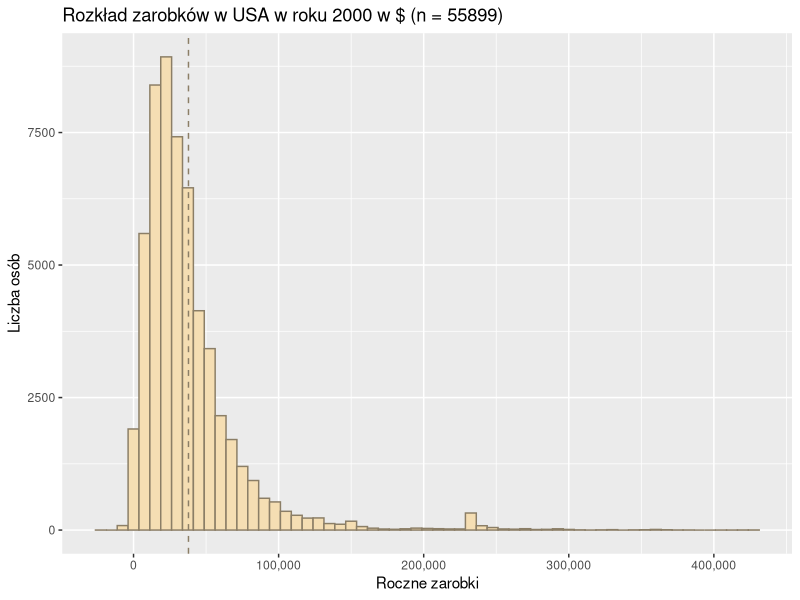
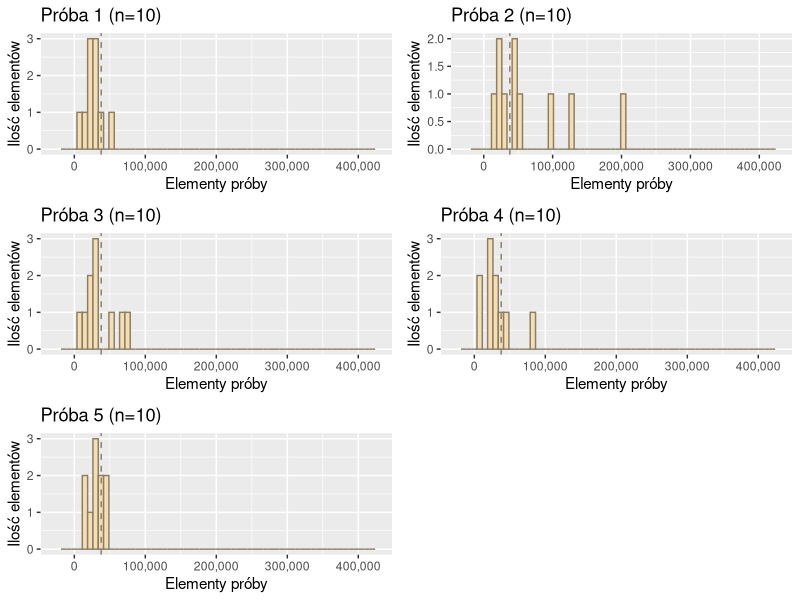
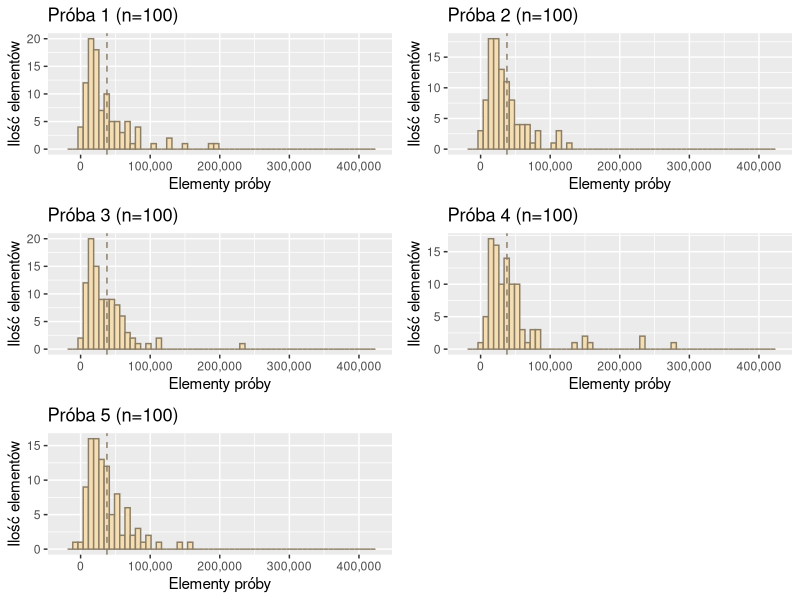
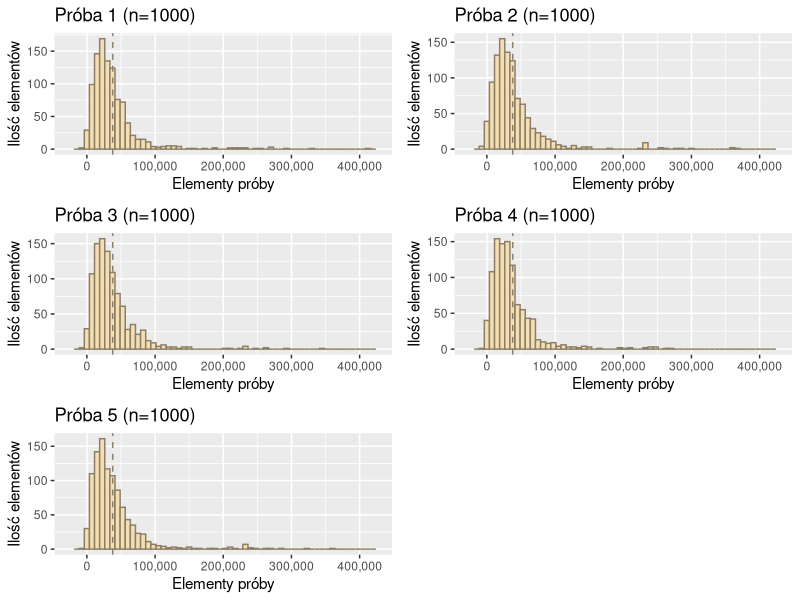
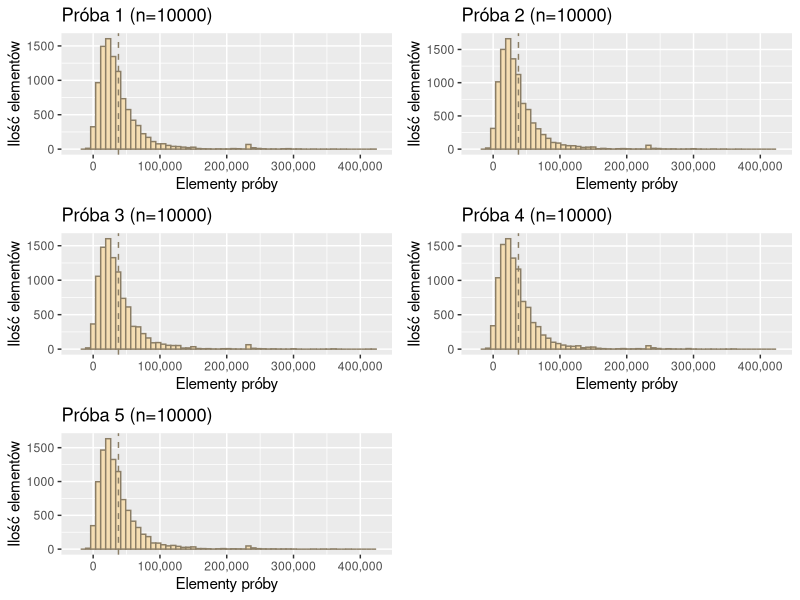
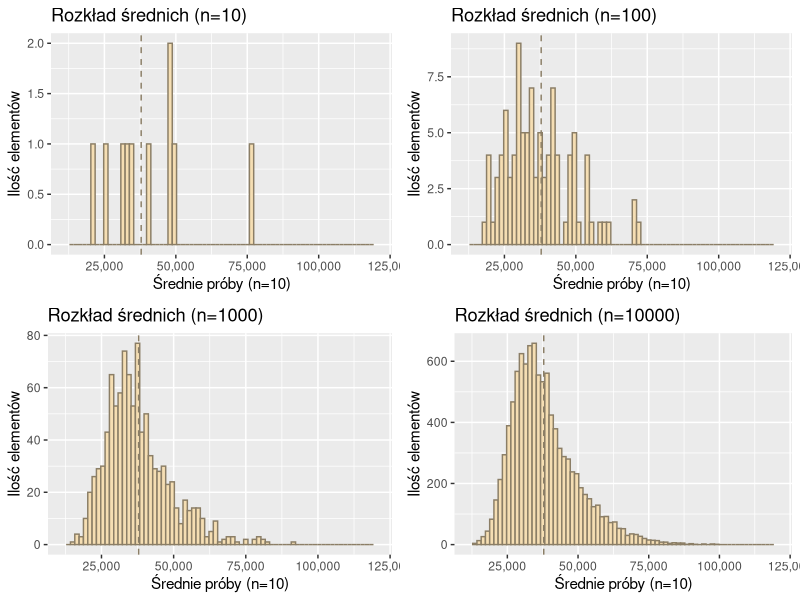
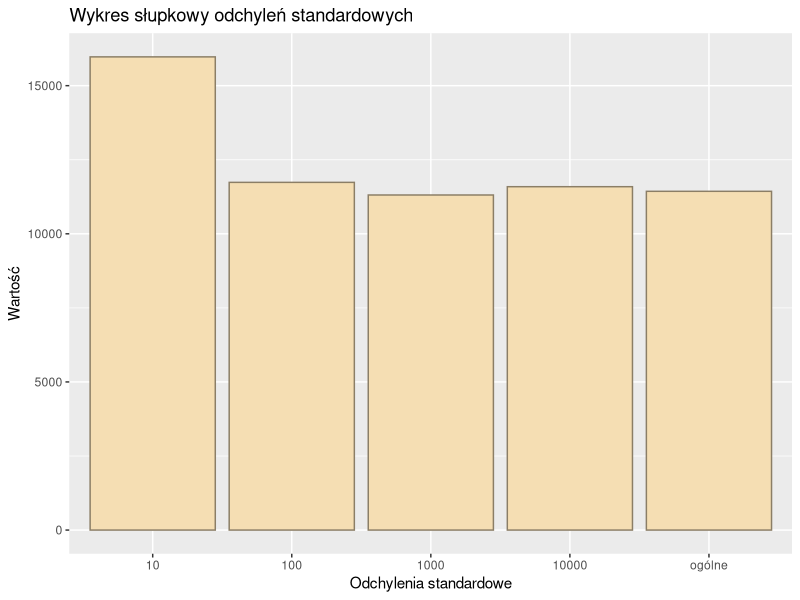
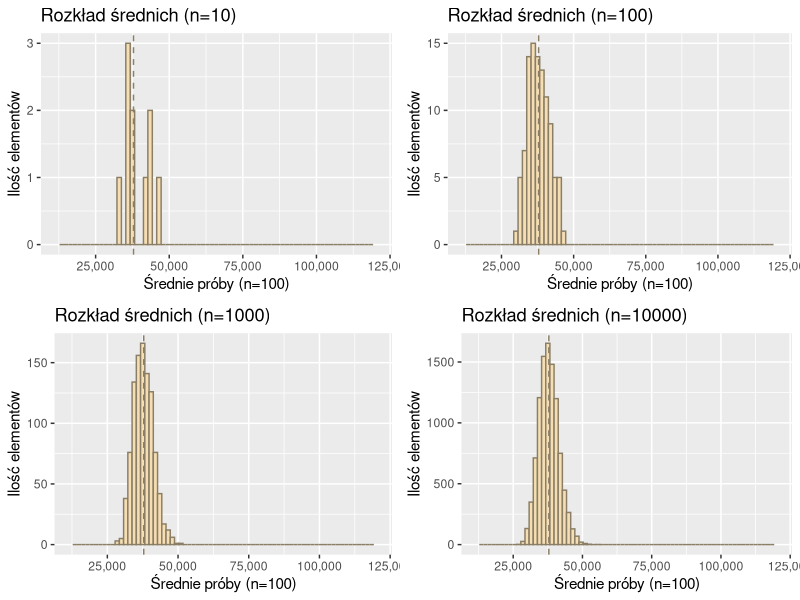

Reproduce these figures in R, in order. (Note: this script raises an error after producing the figures.)
## ---- chunk 1
knitr::opts_chunk$set(echo = TRUE)
## ---- chunk 2
data <- read.table('income.txt') #odczytanie pliku z folderu
colnames(data) = c('id', 'age', 'education', 'sex', 'salary', 'sector') #zmiana nazw kolumn dla większej czytelności
## ---- chunk 3
zarobki <- data$salary #tworzę wektor jedynie z wartościami zarobków z całej tabeli danych i to na niej będę pracować
set.seed(438) #ustawiam seed, aby za każdym razem pojawiały się te same wyniki losowań
pr1a <- sample(zarobki, 10) #przypisuję losowania do pięciu różnych zmiennych
pr1b <- sample(zarobki, 10)
pr1c <- sample(zarobki, 10)
pr1d <- sample(zarobki, 10)
pr1e <- sample(zarobki, 10)
## ---- chunk 4
set.seed(400) #jw
pr2a <- sample(zarobki, 100)
pr2b <- sample(zarobki, 100)
pr2c <- sample(zarobki, 100)
pr2d <- sample(zarobki, 100)
pr2e <- sample(zarobki, 100)
## ---- chunk 5
set.seed(645) #jw
pr3a <- sample(zarobki, 1000)
pr3b <- sample(zarobki, 1000)
pr3c <- sample(zarobki, 1000)
pr3d <- sample(zarobki, 1000)
pr3e <- sample(zarobki, 1000)
## ---- chunk 6
set.seed(983) #jw
pr4a <- sample(zarobki, 10000)
pr4b <- sample(zarobki, 10000)
pr4c <- sample(zarobki, 10000)
pr4d <- sample(zarobki, 10000)
pr4e <- sample(zarobki, 10000)
## ---- chunk 7
library(ggplot2) #biblioteka do tworzenia wykresów
library(scales) #biblioteka aby nie używać naukowego oznaczenia osi
ggplot(data, aes(x=salary)) + #tworzę wykres, określam tabelę danych oraz oś x
  geom_histogram(binwidth = 7500, color='wheat4', fill='wheat') + #wybieram szerokość słupków i kolor
  geom_vline(aes(xintercept=mean(salary)), linetype='dashed', color = 'wheat4') + #dodaję linię wskazującą średnią
  labs(title='Rozkład zarobków w USA w roku 2000 w $ (n = 55899)', x = 'Roczne zarobki', y = 'Liczba osób') + #nadaję tytuły osi oraz wykresu
  scale_x_continuous(labels=comma) #usuwam notację naukową
## ---- chunk 8
library(ggpubr) #biblioteka aby móc kilka wykresów w jednym miejscu mieć
#wszystkie wykresy, również w dalszej części kodu analogicznie

a1 <- ggplot() + #tworzę wykres
  aes(pr1a) + #określam wektor, który będzie osią x
  geom_histogram(color='wheat4', fill='wheat', binwidth=7500) + #tworzę histogram, jego szerokość słupków i kolor
  labs(title="Próba 1 (n=10)", x="Elementy próby", y="Ilość elementów") + #nadaję tytuły
  geom_vline(aes(xintercept=mean(zarobki)), linetype='dashed', color = 'wheat4') + #linia pionowa wyznaczająca średnią
  scale_x_continuous(labels=comma, limits=c(min(zarobki), max(zarobki))) #usuwam notację naukową oraz ustawiam limit osi x na minimalną i maksymalną wartość wszystkich zarobków

b1 <- ggplot() +
  aes(pr1b) +
  geom_histogram(color='wheat4', fill='wheat', binwidth=7500) +
  labs(title="Próba 2 (n=10)", x="Elementy próby", y="Ilość elementów") +
  geom_vline(aes(xintercept=mean(zarobki)), linetype='dashed', color = 'wheat4') +
  scale_x_continuous(labels=comma, limits=c(min(zarobki), max(zarobki)))

c1 <- ggplot() +
  aes(pr1c) +
  geom_histogram(color='wheat4', fill='wheat', binwidth=7500) +
  labs(title="Próba 3 (n=10)", x="Elementy próby", y="Ilość elementów") +
  geom_vline(aes(xintercept=mean(zarobki)), linetype='dashed', color = 'wheat4') +
  scale_x_continuous(labels=comma, limits=c(min(zarobki), max(zarobki)))

d1 <- ggplot() +
  aes(pr1d) +
  geom_histogram(color='wheat4', fill='wheat', binwidth=7500) +
  labs(title="Próba 4 (n=10)", x="Elementy próby", y="Ilość elementów") +
  geom_vline(aes(xintercept=mean(zarobki)), linetype='dashed', color = 'wheat4') +
  scale_x_continuous(labels=comma, limits=c(min(zarobki), max(zarobki)))

e1 <- ggplot() +
  aes(pr1e) +
  geom_histogram(color='wheat4', fill='wheat', binwidth=7500) +
  labs(title="Próba 5 (n=10)", x="Elementy próby", y="Ilość elementów") +
  geom_vline(aes(xintercept=mean(zarobki)), linetype='dashed', color = 'wheat4') +
  scale_x_continuous(labels=comma, limits=c(min(zarobki), max(zarobki)))

ggarrange(a1, b1, c1, d1, e1, ncol=2, nrow=3) #ustawiam wykresy na mniejszej powierzchni
## ---- chunk 9
#jw
a2 <- ggplot() +
  aes(pr2a) +
  geom_histogram(color='wheat4', fill='wheat', binwidth=7500) +
  labs(title="Próba 1 (n=100)", x="Elementy próby", y="Ilość elementów") +
  geom_vline(aes(xintercept=mean(zarobki)), linetype='dashed', color = 'wheat4') +
  scale_x_continuous(labels=comma, limits=c(min(zarobki), max(zarobki)))

b2 <- ggplot() +
  aes(pr2b) +
  geom_histogram(color='wheat4', fill='wheat', binwidth=7500) +
  labs(title="Próba 2 (n=100)", x="Elementy próby", y="Ilość elementów") +
  geom_vline(aes(xintercept=mean(zarobki)), linetype='dashed', color = 'wheat4') +
  scale_x_continuous(labels=comma, limits=c(min(zarobki), max(zarobki)))

c2 <- ggplot() +
  aes(pr2c) +
  geom_histogram(color='wheat4', fill='wheat', binwidth=7500) +
  labs(title="Próba 3 (n=100)", x="Elementy próby", y="Ilość elementów") +
  geom_vline(aes(xintercept=mean(zarobki)), linetype='dashed', color = 'wheat4') +
  scale_x_continuous(labels=comma, limits=c(min(zarobki), max(zarobki)))

d2 <- ggplot() +
  aes(pr2d) +
  geom_histogram(color='wheat4', fill='wheat', binwidth=7500) +
  labs(title="Próba 4 (n=100)", x="Elementy próby", y="Ilość elementów") +
  geom_vline(aes(xintercept=mean(zarobki)), linetype='dashed', color = 'wheat4') +
  scale_x_continuous(labels=comma, limits=c(min(zarobki), max(zarobki)))

e2 <- ggplot() +
  aes(pr2e) +
  geom_histogram(color='wheat4', fill='wheat', binwidth=7500) +
  labs(title="Próba 5 (n=100)", x="Elementy próby", y="Ilość elementów") +
  geom_vline(aes(xintercept=mean(zarobki)), linetype='dashed', color = 'wheat4') +
  scale_x_continuous(labels=comma, limits=c(min(zarobki), max(zarobki)))

ggarrange(a2, b2, c2, d2, e2, ncol=2, nrow=3)
## ---- chunk 10
#jw
a3 <- ggplot() +
  aes(pr3a) +
  geom_histogram(color='wheat4', fill='wheat', binwidth=7500) +
  labs(title="Próba 1 (n=1000)", x="Elementy próby", y="Ilość elementów") +
  geom_vline(aes(xintercept=mean(zarobki)), linetype='dashed', color = 'wheat4') +
  scale_x_continuous(labels=comma, limits=c(min(zarobki), max(zarobki)))

b3 <- ggplot() +
  aes(pr3b) +
  geom_histogram(color='wheat4', fill='wheat', binwidth=7500) +
  labs(title="Próba 2 (n=1000)", x="Elementy próby", y="Ilość elementów") +
  geom_vline(aes(xintercept=mean(zarobki)), linetype='dashed', color = 'wheat4') +
  scale_x_continuous(labels=comma, limits=c(min(zarobki), max(zarobki)))

c3 <- ggplot() +
  aes(pr3c) +
  geom_histogram(color='wheat4', fill='wheat', binwidth=7500) +
  labs(title="Próba 3 (n=1000)", x="Elementy próby", y="Ilość elementów") +
  geom_vline(aes(xintercept=mean(zarobki)), linetype='dashed', color = 'wheat4') +
  scale_x_continuous(labels=comma, limits=c(min(zarobki), max(zarobki)))

d3 <- ggplot() +
  aes(pr3d) +
  geom_histogram(color='wheat4', fill='wheat', binwidth=7500) +
  labs(title="Próba 4 (n=1000)", x="Elementy próby", y="Ilość elementów") +
  geom_vline(aes(xintercept=mean(zarobki)), linetype='dashed', color = 'wheat4') +
  scale_x_continuous(labels=comma, limits=c(min(zarobki), max(zarobki)))

e3 <- ggplot() +
  aes(pr3e) +
  geom_histogram(color='wheat4', fill='wheat', binwidth=7500) +
  labs(title="Próba 5 (n=1000)", x="Elementy próby", y="Ilość elementów") +
  geom_vline(aes(xintercept=mean(zarobki)), linetype='dashed', color = 'wheat4') +
  scale_x_continuous(labels=comma, limits=c(min(zarobki), max(zarobki)))

ggarrange(a3, b3, c3, d3, e3, ncol=2, nrow=3)
## ---- chunk 11
#jw
a4 <- ggplot() +
  aes(pr4a) +
  geom_histogram(color='wheat4', fill='wheat', binwidth = 7500) +
  labs(title="Próba 1 (n=10000)", x="Elementy próby", y="Ilość elementów") +
  geom_vline(aes(xintercept=mean(zarobki)), linetype='dashed', color = 'wheat4') +
  scale_x_continuous(labels=comma, limits=c(min(zarobki), max(zarobki)))

b4 <- ggplot() +
  aes(pr4b) +
  geom_histogram(color='wheat4', fill='wheat', binwidth = 7500) +
  labs(title="Próba 2 (n=10000)", x="Elementy próby", y="Ilość elementów") +
  geom_vline(aes(xintercept=mean(zarobki)), linetype='dashed', color = 'wheat4') +
  scale_x_continuous(labels=comma, limits=c(min(zarobki), max(zarobki)))

c4 <- ggplot() +
  aes(pr4c) +
  geom_histogram(color='wheat4', fill='wheat', binwidth = 7500) +
  labs(title="Próba 3 (n=10000)", x="Elementy próby", y="Ilość elementów") +
  geom_vline(aes(xintercept=mean(zarobki)), linetype='dashed', color = 'wheat4') +
  scale_x_continuous(labels=comma, limits=c(min(zarobki), max(zarobki)))

d4 <- ggplot() +
  aes(pr4d) +
  geom_histogram(color='wheat4', fill='wheat', binwidth = 7500) +
  labs(title="Próba 4 (n=10000)", x="Elementy próby", y="Ilość elementów") +
  geom_vline(aes(xintercept=mean(zarobki)), linetype='dashed', color = 'wheat4') +
  scale_x_continuous(labels=comma, limits=c(min(zarobki), max(zarobki)))

e4 <- ggplot() +
  aes(pr4e) +
  geom_histogram(color='wheat4', fill='wheat', binwidth = 7500) +
  labs(title="Próba 5 (n=10000)", x="Elementy próby", y="Ilość elementów") +
  geom_vline(aes(xintercept=mean(zarobki)), linetype='dashed', color = 'wheat4') +
  scale_x_continuous(labels=comma, limits=c(min(zarobki), max(zarobki)))

ggarrange(a4, b4, c4, d4, e4, ncol=2, nrow=3)
## ---- chunk 12
set.seed(576) #ustawiam seed do losowania
ah1 <- replicate(10, sample(zarobki, 10)) #tworzę macierz, każda kolumna to jedno losowanie
ah1 <- apply(ah1, 2, mean) #liczę średnią kolumn
bh1 <- replicate(100, sample(zarobki, 10)) #jw
bh1 <- apply(bh1, 2, mean) #jw
ch1 <- replicate(1000, sample(zarobki, 10)) #jw
ch1 <- apply(ch1, 2, mean) #jw
dh1 <- replicate(10000, sample(zarobki, 10)) #jw
dh1 <- apply(dh1, 2, mean) #jw
## ---- chunk 13
minimum_10 <- min(ah1, bh1, ch1, dh1) #zapisuję minimalną i maksymalną wartość ze wszystkich średnich i wykorzystuję ję później do określenia skali osi x
maximum_10 <- max(ah1, bh1, ch1, dh1)
sda1 <- sd(ah1) #obliczam odchylenie standardowe każdej próbki, a także odchylenie standardowe populacji i to odchylenie z wzoru
sdb1 <- sd(bh1)
sdc1 <- sd(ch1)
sdd1 <- sd(dh1)
sd <- sd(zarobki)
sd1 <- sd/sqrt(10)
## ---- chunk 14
#histogramy analogiczne do poprzenich, ze zmienioną szerokością słupków oraz limits, a takze tytułami
aw1 <- ggplot() +
  aes(ah1) +
  geom_histogram(color='wheat4', fill='wheat', binwidth = 1500) +
  labs(title="Rozkład średnich (n=10)", x="Średnie próby (n=10)", y="Ilość elementów") +
  geom_vline(aes(xintercept=mean(zarobki)), linetype='dashed', color = 'wheat4') +
  scale_x_continuous(labels=comma, limits=c(minimum_10, maximum_10))

bw1 <- ggplot() +
  aes(bh1) +
  geom_histogram(color='wheat4', fill='wheat', binwidth = 1500) +
  labs(title="Rozkład średnich (n=100)", x="Średnie próby (n=10)", y="Ilość elementów") +
  geom_vline(aes(xintercept=mean(zarobki)), linetype='dashed', color = 'wheat4') +
  scale_x_continuous(labels=comma, limits=c(minimum_10, maximum_10)) 

cw1 <- ggplot() +
  aes(ch1) +
  geom_histogram(color='wheat4', fill='wheat', binwidth = 1500) +
  labs(title="Rozkład średnich (n=1000)", x="Średnie próby (n=10)", y="Ilość elementów") +
  geom_vline(aes(xintercept=mean(zarobki)), linetype='dashed', color = 'wheat4') +
  scale_x_continuous(labels=comma, limits=c(minimum_10, maximum_10))

dw1 <- ggplot() +
  aes(dh1) +
  geom_histogram(color='wheat4', fill='wheat', binwidth = 1500) +
  labs(title="Rozkład średnich (n=10000)", x="Średnie próby (n=10)", y="Ilość elementów") +
  geom_vline(aes(xintercept=mean(zarobki)), linetype='dashed', color = 'wheat4') +
  scale_x_continuous(labels=comma, limits=c(minimum_10, maximum_10))

ggarrange(aw1, bw1, cw1, dw1, ncol=2, nrow=2)
## ---- chunk 15
ggplot() + 
  aes(x=c("ogólne", 10, 100, 1000, 10000), y=c(sd1, sda1, sdb1, sdc1, sdd1)) + #ustalam oś x i y dla danych odchyleń standardowych, aby wysokość słubka była wyznaczona przez wartość odchylenia
  geom_bar(color='wheat4', fill='wheat', stat="identity") + #do tego służy w tym miejscu stat=identity
  labs(title="Wykres słupkowy odchyleń standardowych", x="Odchylenia standardowe", y="Wartość")
## ---- chunk 16
#wykonuję obliczenie jaki procent elementów znajduje się w powyższych zbiorach i wpisuję do zmiennej dla konkretnych próbek
ga1.1.1 <- sum(abs(ah1-mean(zarobki))<sd1)/10 *100
ga1.2.1 <- sum(abs(ah1-mean(zarobki))<sda1)/10 * 100
ga1.1.2 <- sum(abs(ah1-mean(zarobki))<2 * sd1)/10 *100
ga1.2.2 <- sum(abs(ah1-mean(zarobki))<2 * sda1)/10 *100
ga1.1.3 <- sum(abs(ah1-mean(zarobki))<3 * sd1)/10 *100
ga1.2.3 <- sum(abs(ah1-mean(zarobki))<3 * sda1)/10 *100
gb1.1.1 <- sum(abs(bh1-mean(zarobki))<sd1)/100 * 100
gb1.2.1 <- sum(abs(bh1-mean(zarobki))<sdb1)/100 * 100
gb1.1.2 <- sum(abs(bh1-mean(zarobki))<2 * sd1)/100 *100
gb1.2.2 <- sum(abs(bh1-mean(zarobki))<2 * sdb1)/100 *100
gb1.1.3 <- sum(abs(bh1-mean(zarobki))<3 * sd1)/100 *100
gb1.2.3 <- sum(abs(bh1-mean(zarobki))<3 * sdb1)/100 *100
gc1.1.1 <- sum(abs(ch1-mean(zarobki))<sd1)/1000 * 100
gc1.2.1 <- sum(abs(ch1-mean(zarobki))<sdc1)/1000 * 100
gc1.1.2 <- sum(abs(ch1-mean(zarobki))<2 * sd1)/1000 *100
gc1.2.2 <- sum(abs(ch1-mean(zarobki))<2 *sdc1)/1000 *100
gc1.1.3 <- sum(abs(ch1-mean(zarobki))<3 * sd1)/1000 *100
gc1.2.3 <- sum(abs(ch1-mean(zarobki))<3 * sdc1)/1000 *100
gd1.1.1 <- sum(abs(dh1-mean(zarobki))<sd1)/10000 * 100
gd1.2.1 <- sum(abs(dh1-mean(zarobki))<sdd1)/10000 * 100
gd1.1.2 <- sum(abs(dh1-mean(zarobki))<2 * sd1)/10000 *100
gd1.2.2 <- sum(abs(dh1-mean(zarobki))<2 * sdd1)/10000 *100
gd1.1.3 <- sum(abs(dh1-mean(zarobki))<3 * sd1)/10000 *100
gd1.2.3 <- sum(abs(dh1-mean(zarobki))<3 * sdd1)/10000 *100
## ---- chunk 17
#jw
ah2 <- replicate(10, sample(zarobki, 100))
ah2 <- apply(ah2, 2, mean)
bh2 <- replicate(100, sample(zarobki, 100))
bh2 <- apply(bh2, 2, mean)
ch2 <- replicate(1000, sample(zarobki, 100))
ch2 <- apply(ch2, 2, mean)
dh2 <- replicate(10000, sample(zarobki, 100))
dh2 <- apply(dh2, 2, mean)
## ---- chunk 18
#jw
minimum_100 = min(ah2, bh2, ch2, dh2)
maximum_100 = max(ah2, bh2, ch2, dh2)
sda2 <- sd(ah2)
sdb2 <- sd(bh2)
sdc2 <- sd(ch2)
sdd2 <- sd(dh2)
sd2 <- sd/sqrt(100)
## ---- chunk 19
#jw
aw2.1 <- ggplot() +
  aes(ah2) +
  geom_histogram(color='wheat4', fill='wheat', binwidth = 1500) +
  labs(title="Rozkład średnich (n=10)", x="Średnie próby (n=100)", y="Ilość elementów") +
  geom_vline(aes(xintercept=mean(zarobki)), linetype='dashed', color = 'wheat4') +
  scale_x_continuous(labels=comma, limits=c(minimum_10, maximum_10))

bw2.1 <- ggplot() +
  aes(bh2) +
  geom_histogram(color='wheat4', fill='wheat', binwidth = 1500) +
  labs(title="Rozkład średnich (n=100)", x="Średnie próby (n=100)", y="Ilość elementów") +
  geom_vline(aes(xintercept=mean(zarobki)), linetype='dashed', color = 'wheat4') +
  scale_x_continuous(labels=comma, limits=c(minimum_10, maximum_10))

cw2.1 <- ggplot() +
  aes(ch2) +
  geom_histogram(color='wheat4', fill='wheat', binwidth = 1500) +
  labs(title="Rozkład średnich (n=1000)", x="Średnie próby (n=100)", y="Ilość elementów") +
  geom_vline(aes(xintercept=mean(zarobki)), linetype='dashed', color = 'wheat4') +
  scale_x_continuous(labels=comma, limits=c(minimum_10, maximum_10))

dw2.1 <- ggplot() +
  aes(dh2) +
  geom_histogram(color='wheat4', fill='wheat', binwidth = 1500) +
  labs(title="Rozkład średnich (n=10000)", x="Średnie próby (n=100)", y="Ilość elementów") +
  geom_vline(aes(xintercept=mean(zarobki)), linetype='dashed', color = 'wheat4') +
  scale_x_continuous(labels=comma, limits=c(minimum_10, maximum_10))

ggarrange(aw2.1, bw2.1, cw2.1, dw2.1, ncol=2, nrow=2)
## ---- chunk 20
#jw
aw2 <- ggplot() +
  aes(ah2) +
  geom_histogram(color='wheat4', fill='wheat', binwidth = 1000) +
  labs(title="Rozkład średnich (n=10)", x="Średnie próby (n=100)", y="Ilość elementów") +
  geom_vline(aes(xintercept=mean(zarobki)), linetype='dashed', color = 'wheat4') +
  scale_x_continuous(labels=comma, limits=c(minimum_100, maximum_100))

bw2 <- ggplot() +
  aes(bh2) +
  geom_histogram(color='wheat4', fill='wheat', binwidth = 1000) +
  labs(title="Rozkład średnich (n=100)", x="Średnie próby (n=100)", y="Ilość elementów") +
  geom_vline(aes(xintercept=mean(zarobki)), linetype='dashed', color = 'wheat4') +
  scale_x_continuous(labels=comma, limits=c(minimum_100, maximum_100))

cw2 <- ggplot() +
  aes(ch2) +
  geom_histogram(color='wheat4', fill='wheat', binwidth = 1000) +
  labs(title="Rozkład średnich (n=1000)", x="Średnie próby (n=100)", y="Ilość elementów") +
  geom_vline(aes(xintercept=mean(zarobki)), linetype='dashed', color = 'wheat4') +
  scale_x_continuous(labels=comma, limits=c(minimum_100, maximum_100))

dw2 <- ggplot() +
  aes(dh2) +
  geom_histogram(color='wheat4', fill='wheat', binwidth = 1000) +
  labs(title="Rozkład średnich (n=10000)", x="Średnie próby (n=100)", y="Ilość elementów") +
  geom_vline(aes(xintercept=mean(zarobki)), linetype='dashed', color = 'wheat4') +
  scale_x_continuous(labels=comma, limits=c(minimum_100, maximum_100))

ggarrange(aw2, bw2, cw2, dw2, ncol=2, nrow=2)
## ---- chunk 21
#jw
ggplot() + 
  aes(x=c("ogólne", 10, 100, 1000, 10000), y=c(sd2, sda2, sdb2, sdc2, sdd2)) + 
  geom_bar(color='wheat4', fill='wheat', stat="identity") + 
  labs(title="Wykres słupkowy odchyleń standardowych", x="Odchylenia standardowe", y="Wartość")
## ---- chunk 22
#jw
ga2.1.1 <- sum(abs(ah2-mean(zarobki))<sd2)/10 *100
ga2.2.1 <- sum(abs(ah2-mean(zarobki))<sda2)/10 * 100
ga2.1.2 <- sum(abs(ah2-mean(zarobki))<2 * sd2)/10 *100
ga2.2.2 <- sum(abs(ah2-mean(zarobki))<2 * sda2)/10 *100
ga2.1.3 <- sum(abs(ah2-mean(zarobki))<3 * sd2)/10 *100
ga2.2.3 <- sum(abs(ah2-mean(zarobki))<3 * sda2)/10 *100
gb2.1.1 <- sum(abs(bh2-mean(zarobki))<sd2)/100 * 100
gb2.2.1 <- sum(abs(bh2-mean(zarobki))<sdb2)/100 * 100
gb2.1.2 <- sum(abs(bh2-mean(zarobki))<2 * sd2)/100 *100
gb2.2.2 <- sum(abs(bh2-mean(zarobki))<2 * sdb2)/100 *100
gb2.1.3 <- sum(abs(bh2-mean(zarobki))<3 * sd2)/100 *100
gb2.2.3 <- sum(abs(bh2-mean(zarobki))<3 * sdb2)/100 *100
gc2.1.1 <- sum(abs(ch2-mean(zarobki))<sd2)/1000 * 100
gc2.2.1 <- sum(abs(ch2-mean(zarobki))<sdc2)/1000 * 100
gc2.1.2 <- sum(abs(ch2-mean(zarobki))<2 * sd2)/1000 *100
gc2.2.2 <- sum(abs(ch2-mean(zarobki))<2 *sdc2)/1000 *100
gc2.1.3 <- sum(abs(ch2-mean(zarobki))<3 * sd2)/1000 *100
gc2.2.3 <- sum(abs(ch2-mean(zarobki))<3 * sdc2)/1000 *100
gd2.1.1 <- sum(abs(dh2-mean(zarobki))<sd2)/10000 * 100
gd2.2.1 <- sum(abs(dh2-mean(zarobki))<sdd2)/10000 * 100
gd2.1.2 <- sum(abs(dh2-mean(zarobki))<2 * sd2)/10000 *100
gd2.2.2 <- sum(abs(dh2-mean(zarobki))<2 * sdd2)/10000 *100
gd2.1.3 <- sum(abs(dh2-mean(zarobki))<3 * sd2)/10000 *100
gd2.2.3 <- sum(abs(dh2-mean(zarobki))<3 * sdd2)/10000 *100
## ---- chunk 23
#jw
ah3 <- replicate(10, sample(zarobki, 1000))
ah3 <- apply(ah3, 2, mean)
bh3 <- replicate(100, sample(zarobki, 1000))
bh3 <- apply(bh3, 2, mean)
ch3 <- replicate(1000, sample(zarobki, 1000))
ch3 <- apply(ch3, 2, mean)
dh3 <- replicate(10000, sample(zarobki, 1000))
dh3 <- apply(dh3, 2, mean)
## ---- chunk 24
#jw
minimum_1000 <- min(ah3, bh3, ch3, dh3)
maximum_1000 <- max(ah3, bh3, ch3, dh3)
sda3 <- sd(ah3)
sdb3 <- sd(bh3)
sdc3 <- sd(ch3)
sdd3 <- sd(dh3)
sd3 <- sd/sqrt(1000)
## ---- chunk 25
#jw
aw3.1 <- ggplot() +
  aes(ah3) +
  geom_histogram(color='wheat4', fill='wheat', binwidth = 1500) +
  labs(title="Rozkład średnich (n=10)", x="Średnie próby (n=1000)", y="Ilość elementów") +
  geom_vline(aes(xintercept=mean(zarobki)), linetype='dashed', color = 'wheat4') +
  scale_x_continuous(labels=comma, limits=c(minimum_10, maximum_10))

bw3.1 <- ggplot() +
  aes(bh3) +
  geom_histogram(color='wheat4', fill='wheat', binwidth = 1500) +
  labs(title="Rozkład średnich (n=100)", x="Średnie próby (n=1000)", y="Ilość elementów") +
  geom_vline(aes(xintercept=mean(zarobki)), linetype='dashed', color = 'wheat4') +
  scale_x_continuous(labels=comma, limits=c(minimum_10, maximum_10))

cw3.1 <- ggplot() +
  aes(ch3) +
  geom_histogram(color='wheat4', fill='wheat', binwidth = 1500) +
  labs(title="Rozkład średnich (n=1000)", x="Średnie próby (n=1000)", y="Ilość elementów") +
  geom_vline(aes(xintercept=mean(zarobki)), linetype='dashed', color = 'wheat4') +
  scale_x_continuous(labels=comma, limits=c(minimum_10, maximum_10))

dw3.1 <- ggplot() +
  aes(dh3) +
  geom_histogram(color='wheat4', fill='wheat', binwidth = 1500) +
  labs(title="Rozkład średnich (n=10000)", x="Średnie próby (n=1000)", y="Ilość elementów") +
  geom_vline(aes(xintercept=mean(zarobki)), linetype='dashed', color = 'wheat4') +
  scale_x_continuous(labels=comma, limits=c(minimum_10, maximum_10))

ggarrange(aw3.1, bw3.1, cw3.1, dw3.1, ncol=2, nrow=2)
## ---- chunk 26
#jw
aw3 <- ggplot() +
  aes(ah3) +
  geom_histogram(color='wheat4', fill='wheat', binwidth = 500) +
  labs(title="Rozkład średnich próbkowych (n=10)", x="Średnie próby (n=1000)", y="Ilość elementów") +
  geom_vline(aes(xintercept=mean(zarobki)), linetype='dashed', color = 'wheat4') +
  scale_x_continuous(labels=comma, limits=c(minimum_1000, maximum_1000))

bw3 <- ggplot() +
  aes(bh3) +
  geom_histogram(color='wheat4', fill='wheat', binwidth = 500) +
  labs(title="Rozkład średnich próbkowych (n=100)", x="Średnie próby (n=1000)", y="Ilość elementów") +
  geom_vline(aes(xintercept=mean(zarobki)), linetype='dashed', color = 'wheat4') +
  scale_x_continuous(labels=comma, limits=c(minimum_1000, maximum_1000))

cw3 <- ggplot() +
  aes(ch3) +
  geom_histogram(color='wheat4', fill='wheat', binwidth = 500) +
  labs(title="Rozkład średnich próbkowych (n=1000)", x="Średnie próby (n=1000)", y="Ilość elementów") +
  geom_vline(aes(xintercept=mean(zarobki)), linetype='dashed', color = 'wheat4') +
  scale_x_continuous(labels=comma, limits=c(minimum_1000, maximum_1000))

dw3 <- ggplot() +
  aes(dh3) +
  geom_histogram(color='wheat4', fill='wheat', binwidth=500) +
  labs(title="Rozkład średnich próbkowych (n=10000)", x="Średnie próby (n=1000)", y="Ilość elementów") +
  geom_vline(aes(xintercept=mean(zarobki)), linetype='dashed', color = 'wheat4') +
  scale_x_continuous(labels=comma, limits=c(minimum_1000, maximum_1000))

ggarrange(aw3, bw3, cw3, dw3, ncol=2, nrow=2)
## ---- chunk 27
#jw
ggplot() + 
  aes(x=c("ogólne", 10, 100, 1000, 10000), y=c(sd3, sda3, sdb3, sdc3, sdd3)) + 
  geom_bar(color='wheat4', fill='wheat', stat="identity") + 
  labs(title="Wykres słupkowy odchyleń standardowych", x="Odchylenia standardowe", y="Wartość")
## ---- chunk 28
#jw
ga3.1.1 <- sum(abs(ah3-mean(zarobki))<sd3)/10 *100
ga3.2.1 <- sum(abs(ah3-mean(zarobki))<sda3)/10 * 100
ga3.1.2 <- sum(abs(ah3-mean(zarobki))<2 * sd3)/10 *100
ga3.2.2 <- sum(abs(ah3-mean(zarobki))<2 * sda3)/10 *100
ga3.1.3 <- sum(abs(ah3-mean(zarobki))<3 * sd3)/10 *100
ga3.2.3 <- sum(abs(ah3-mean(zarobki))<3 * sda3)/10 *100
gb3.1.1 <- sum(abs(bh3-mean(zarobki))<sd3)/100 * 100
gb3.2.1 <- sum(abs(bh3-mean(zarobki))<sdb3)/100 * 100
gb3.1.2 <- sum(abs(bh3-mean(zarobki))<2 * sd3)/100 *100
gb3.2.2 <- sum(abs(bh3-mean(zarobki))<2 * sdb3)/100 *100
gb3.1.3 <- sum(abs(bh3-mean(zarobki))<3 * sd3)/100 *100
gb3.2.3 <- sum(abs(bh3-mean(zarobki))<3 * sdb3)/100 *100
gc3.1.1 <- sum(abs(ch3-mean(zarobki))<sd3)/1000 * 100
gc3.2.1 <- sum(abs(ch3-mean(zarobki))<sdc3)/1000 * 100
gc3.1.2 <- sum(abs(ch3-mean(zarobki))<2 * sd3)/1000 *100
gc3.2.2 <- sum(abs(ch3-mean(zarobki))<2 *sdc3)/1000 *100
gc3.1.3 <- sum(abs(ch3-mean(zarobki))<3 * sd3)/1000 *100
gc3.2.3 <- sum(abs(ch3-mean(zarobki))<3 * sdc3)/1000 *100
gd3.1.1 <- sum(abs(dh3-mean(zarobki))<sd3)/10000 * 100
gd3.2.1 <- sum(abs(dh3-mean(zarobki))<sdd3)/10000 * 100
gd3.1.2 <- sum(abs(dh3-mean(zarobki))<2 * sd3)/10000 *100
gd3.2.2 <- sum(abs(dh3-mean(zarobki))<2 * sdd3)/10000 *100
gd3.1.3 <- sum(abs(dh3-mean(zarobki))<3 * sd3)/10000 *100
gd3.2.3 <- sum(abs(dh3-mean(zarobki))<3 * sdd3)/10000 *100
## ---- chunk 29
#jw
ah4 <- replicate(10, sample(zarobki, 10000))
ah4 <- apply(ah4, 2, mean)
bh4 <- replicate(100, sample(zarobki, 10000))
bh4 <- apply(bh4, 2, mean)
ch4 <- replicate(1000, sample(zarobki, 10000))
ch4 <- apply(ch4, 2, mean)
dh4 <- replicate(10000, sample(zarobki, 10000))
dh4 <- apply(dh4, 2, mean)
## ---- chunk 30
#jw
minimum_10000 <- min(ah4, bh4, ch4, dh4)
maximum_10000 <- max(ah4, bh4, ch4, dh4)
sda4 <- sd(ah4)
sdb4 <- sd(bh4)
sdc4 <- sd(ch4)
sdd4 <- sd(dh4)
sd4 <- sd/sqrt(10000)
## ---- chunk 31
#jw
aw4.1 <- ggplot() +
  aes(ah4) +
  geom_histogram(color='wheat4', fill='wheat', binwidth = 1500) +
  labs(title="Rozkład średnich (n=10)", x="Średnie próby (n=10000)", y="Ilość elementów") +
  geom_vline(aes(xintercept=mean(zarobki)), linetype='dashed', color = 'wheat4') +
  scale_x_continuous(labels=comma, limits=c(minimum_10, maximum_10))

bw4.1 <- ggplot() +
  aes(bh4) +
  geom_histogram(color='wheat4', fill='wheat', binwidth = 1500) +
  labs(title="Rozkład średnich (n=100)", x="Średnie próby (n=10000)", y="Ilość elementów") +
  geom_vline(aes(xintercept=mean(zarobki)), linetype='dashed', color = 'wheat4') +
  scale_x_continuous(labels=comma, limits=c(minimum_10, maximum_10))

cw4.1 <- ggplot() +
  aes(ch4) +
  geom_histogram(color='wheat4', fill='wheat', binwidth = 1500) +
  labs(title="Rozkład średnich (n=1000)", x="Średnie próby (n=10000)", y="Ilość elementów") +
  geom_vline(aes(xintercept=mean(zarobki)), linetype='dashed', color = 'wheat4') +
  scale_x_continuous(labels=comma, limits=c(minimum_10, maximum_10))

dw4.1 <- ggplot() +
  aes(dh4) +
  geom_histogram(color='wheat4', fill='wheat', binwidth = 1500) +
  labs(title="Rozkład średnich (n=10000)", x="Średnie próby (n=10000)", y="Ilość elementów") +
  geom_vline(aes(xintercept=mean(zarobki)), linetype='dashed', color = 'wheat4') +
  scale_x_continuous(labels=comma, limits=c(minimum_10, maximum_10))

ggarrange(aw4.1, bw4.1, cw4.1, dw4.1, ncol=2, nrow=2)
## ---- chunk 32
#jw
aw4 <- ggplot() +
  aes(ah4) +
  geom_histogram(color='wheat4', fill='wheat', binwidth=100) +
  labs(title="Rozkład średnich (n=10)", x="Średnie próby (n=10000)", y="Ilość elementów") +
  geom_vline(aes(xintercept=mean(zarobki)), linetype='dashed', color = 'wheat4') +
  scale_x_continuous(labels=comma, limits=c(minimum_10000, maximum_10000))

bw4 <- ggplot() +
  aes(bh4) +
  geom_histogram(color='wheat4', fill='wheat', binwidth = 100) +
  labs(title="Rozkład średnich (n=100)", x="Średnie próby (n=10000)", y="Ilość elementów") +
  geom_vline(aes(xintercept=mean(zarobki)), linetype='dashed', color = 'wheat4') +
  scale_x_continuous(labels=comma, limits=c(minimum_10000, maximum_10000))

cw4 <- ggplot() +
  aes(ch4) +
  geom_histogram(color='wheat4', fill='wheat', binwidth=100) +
  labs(title="Rozkład średnich (n=1000)", x="Średnie próby (n=10000)", y="Ilość elementów") +
  geom_vline(aes(xintercept=mean(zarobki)), linetype='dashed', color = 'wheat4') +
  scale_x_continuous(labels=comma, limits=c(minimum_10000, maximum_10000))

dw4 <- ggplot() +
  aes(dh4) +
  geom_histogram(color='wheat4', fill='wheat', binwidth=100) +
  labs(title="Rozkład średnich (n=10000)", x="Średnie próby (n=10000)", y="Ilość elementów") +
  geom_vline(aes(xintercept=mean(zarobki)), linetype='dashed', color = 'wheat4') +
  scale_x_continuous(labels=comma, limits=c(minimum_10000, maximum_10000))

ggarrange(aw4, bw4, cw4, dw4, ncol=2, nrow=2)
## ---- chunk 33
#jw
ggplot() + 
  aes(x=c("ogólne", 10, 100, 1000, 10000), y=c(sd4, sda4, sdb4, sdc4, sdd4)) + 
  geom_bar(color='wheat4', fill='wheat', stat="identity") + 
  labs(title="Wykres słupkowy odchyleń standardowych", x="Odchylenia standardowe", y="Wartość")
## ---- chunk 34
#jw
ga4.1.1 <- sum(abs(ah4-mean(zarobki))<sd4)/10 *100
ga4.2.1 <- sum(abs(ah4-mean(zarobki))<sda4)/10 * 100
ga4.1.2 <- sum(abs(ah4-mean(zarobki))<2 * sd4)/10 *100
ga4.2.2 <- sum(abs(ah4-mean(zarobki))<2 * sda4)/10 *100
ga4.1.3 <- sum(abs(ah4-mean(zarobki))<3 * sd4)/10 *100
ga4.2.3 <- sum(abs(ah4-mean(zarobki))<3 * sda4)/10 *100
gb4.1.1 <- sum(abs(bh4-mean(zarobki))<sd4)/100 * 100
gb4.2.1 <- sum(abs(bh4-mean(zarobki))<sdb4)/100 * 100
gb4.1.2 <- sum(abs(bh4-mean(zarobki))<2 * sd4)/100 *100
gb4.2.2 <- sum(abs(bh4-mean(zarobki))<2 * sdb4)/100 *100
gb4.1.3 <- sum(abs(bh4-mean(zarobki))<3 * sd4)/100 *100
gb4.2.3 <- sum(abs(bh4-mean(zarobki))<3 * sdb4)/100 *100
gc4.1.1 <- sum(abs(ch4-mean(zarobki))<sd4)/1000 * 100
gc4.2.1 <- sum(abs(ch4-mean(zarobki))<sdc4)/1000 * 100
gc4.1.2 <- sum(abs(ch4-mean(zarobki))<2 * sd4)/1000 *100
gc4.2.2 <- sum(abs(ch4-mean(zarobki))<2 *sdc4)/1000 *100
gc4.1.3 <- sum(abs(ch4-mean(zarobki))<3 * sd4)/1000 *100
gc4.2.3 <- sum(abs(ch4-mean(zarobki))<3 * sdc4)/1000 *100
gd4.1.1 <- sum(abs(dh4-mean(zarobki))<sd4)/10000 * 100
gd4.2.1 <- sum(abs(dh4-mean(zarobki))<sdd4)/10000 * 100
gd4.1.2 <- sum(abs(dh4-mean(zarobki))<2 * sd4)/10000 *100
gd4.2.2 <- sum(abs(dh4-mean(zarobki))<2 * sdd4)/10000 *100
gd4.1.3 <- sum(abs(dh4-mean(zarobki))<3 * sd4)/10000 *100
gd4.2.3 <- sum(abs(dh4-mean(zarobki))<3 * sdd4)/10000 *100
